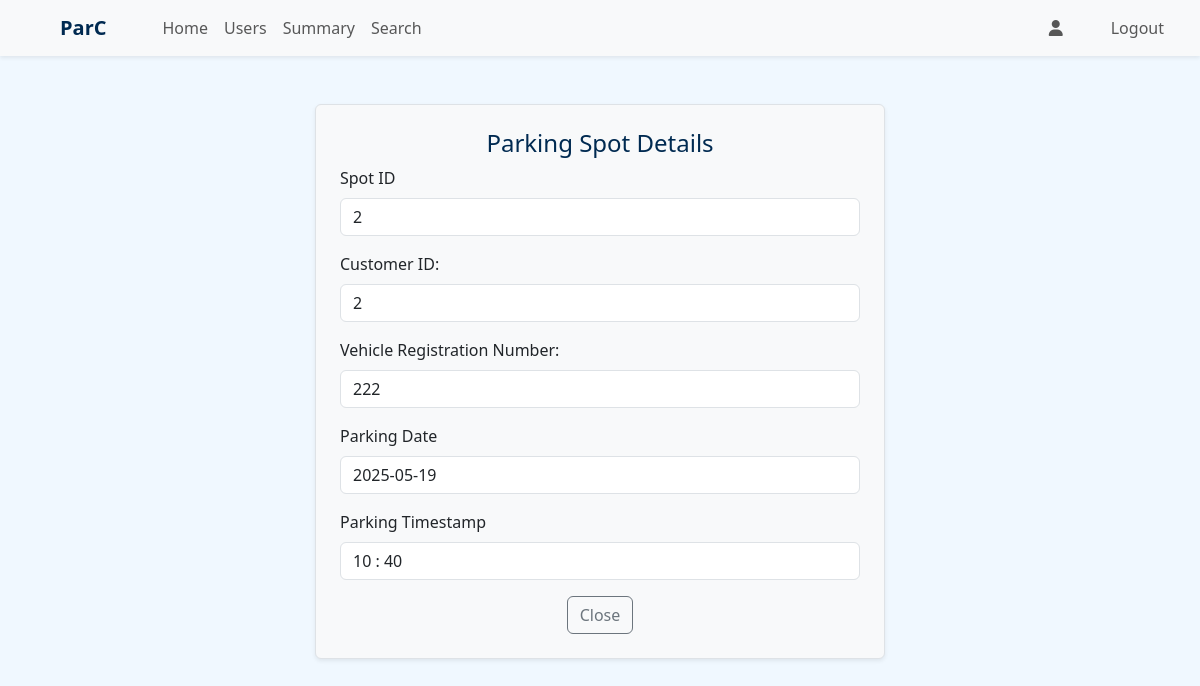
The page /admin/get_spot/2 (signed in) on the database its author committed.
### application/models.py (models this page shows)
class Reservation(db.Model):
    id = db.Column(db.Integer, primary_key = True)
    spot_id = db.Column(db.Integer, db.ForeignKey('parking_spot.id'), nullable=False)
    user_id = db.Column(db.Integer, db.ForeignKey('user.id'), nullable = False)
    vrn = db.Column(db.String, nullable = False)
    parking_timestamp = db.Column(db.DateTime, nullable = False)
    leaving_timestamp = db.Column(db.DateTime, nullable = True)
    duration = db.Column(db.String, nullable = True)
    status = db.Column(db.String, nullable = False, default = 'unpaid')
    parking_cost = db.Column(db.Integer, nullable = False, default = 0)

### application/routes.py (the view)
@app.route('/admin/get_spot/<int:spot_id>')
@auth_required()
@roles_required('admin')
def get_spot(spot_id):
    spot = ParkingSpot.query.get(spot_id)
    if spot.status == "occupied":
        reservation = Reservation.query.filter_by(spot_id = spot.id).order_by(Reservation.id.desc()).first()
        return render_template('spot.html', reservation = reservation)
    return render_template('spot.html', spot = spot)

### templates/spot.html (shortened to what this page needs)
{% extends "admin_dashboard.html" %}
{% block content %}
<div class="container">
    <div class="row">
        {% if reservation %}
        <div class="col-md-6 bg-light border rounded p-4 shadow-sm mt-5 mx-auto">
            <h4 class="text-center">Parking Spot Details</h4>
            <div class="mb-3">
                <label class="form-label">Spot ID</label>
                <input type="text" class="form-control" value="{{reservation.spot_id}}" readonly>
            </div>
            <div class="mb-3">
                <label class="form-label">Customer ID:</label>
                <input type="text" class="form-control" value="{{reservation.user_id}}" readonly>
            </div>
            <div class="mb-3">
                <label class="form-label">Vehicle Registration Number:</label>
                <input type="text" class="form-control" value="{{reservation.vrn}}" readonly>
            </div>
            <div class="mb-3">
                <label class="form-label">Parking Date</label>
                <input type="text" class="form-control" value="{{reservation.parking_timestamp.strftime('%Y-%m-%d')}}"
                    readonly>
            </div>
            <div class="mb-3">
                <label class="form-label">Parking Timestamp</label>
                <input type="text" class="form-control" value="{{reservation.parking_timestamp.strftime('%H : %M')}}"
                    readonly>
            </div>
            <div class="text-center">
                <a href="javascript:history.back()" class="btn btn-outline-secondary">Close</a>
            </div>
        </div>
        {% endif %}
    </div>
</div>
{% endblock %}

### templates/admin_dashboard.html (style rules this page uses)
body { background-image: none !important; }

### rows shown on the page
Reservation: spot_id "2", user_id "2", vrn "222", parking_timestamp "2025-05-19", parking_timestamp "10 : 40"
